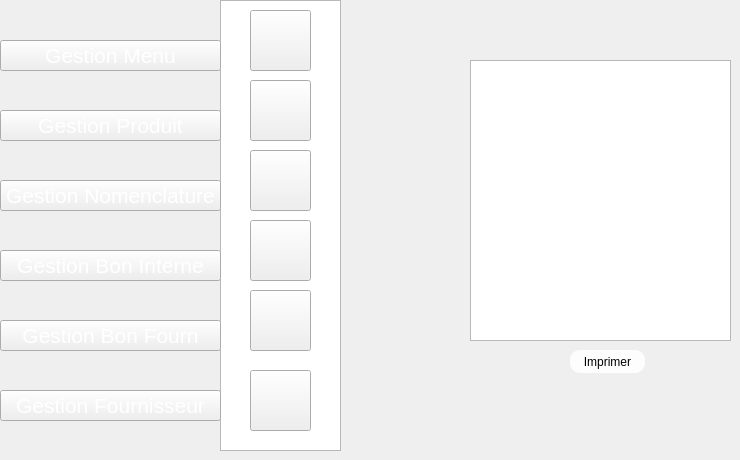
    <widget class="QWidget" name="page_47">
     <widget class="QPushButton" name="pushButton_559">
      <property name="geometry">
       <rect>
        <x>0</x>
        <y>180</y>
        <width>221</width>
        <height>31</height>
       </rect>
      </property>
      <property name="font">
       <font>
        <pointsize>16</pointsize>
        <weight>50</weight>
        <bold>false</bold>
       </font>
      </property>
      <property name="styleSheet">
       <string notr="true">color: rgb(255, 255, 255);

</string>
      </property>
      <property name="text">
       <string>Gestion Nomenclature</string>
      </property>
     </widget>
     <widget class="QPushButton" name="pushButton_560">
      <property name="geometry">
       <rect>
        <x>250</x>
        <y>220</y>
        <width>61</width>
        <height>61</height>
       </rect>
      </property>
      <property name="styleSheet">
       <string notr="true">image: url(:/new/prefix1/img/icon-supp2 (1).png);</string>
      </property>
      <property name="text">
       <string/>
      </property>
     </widget>
     <widget class="QPushButton" name="pushButton_562">
      <property name="geometry">
       <rect>
        <x>0</x>
        <y>40</y>
        <width>221</width>
        <height>31</height>
       </rect>
      </property>
      <property name="font">
       <font>
        <pointsize>16</pointsize>
        <weight>50</weight>
        <bold>false</bold>
       </font>
      </property>
      <property name="styleSheet">
       <string notr="true">color: rgb(255, 255, 255);

</string>
      </property>
      <property name="text">
       <string>Gestion Menu</string>
      </property>
     </widget>
     <widget class="QPushButton" name="pushButton_563">
      <property name="geometry">
       <rect>
        <x>250</x>
        <y>150</y>
        <width>61</width>
        <height>61</height>
       </rect>
      </property>
      <property name="styleSheet">
       <string notr="true">image: url(:/new/prefix1/img/icon-afficher2.png);</string>
      </property>
      <property name="text">
       <string/>
      </property>
     </widget>
     <widget class="QPushButton" name="pushButton_564">
      <property name="geometry">
       <rect>
        <x>250</x>
        <y>290</y>
        <width>61</width>
        <height>61</height>
       </rect>
      </property>
      <property name="styleSheet">
       <string notr="true">image: url(:/new/prefix1/img/8774.png);
image: url(:/new/prefix1/img/aa.png);</string>
      </property>
      <property name="text">
       <string/>
      </property>
     </widget>
     <widget class="QPushButton" name="pushButton_565">
      <property name="geometry">
       <rect>
        <x>0</x>
        <y>250</y>
        <width>221</width>
        <height>31</height>
       </rect>
      </property>
      <property name="font">
       <font>
        <pointsize>16</pointsize>
        <weight>50</weight>
        <bold>false</bold>
       </font>
      </property>
      <property name="styleSheet">
       <string notr="true">color: rgb(255, 255, 255);

</string>
      </property>
      <property name="text">
       <string>Gestion Bon Interne</string>
      </property>
     </widget>
     <widget class="QListView" name="listView_42">
      <property name="geometry">
       <rect>
        <x>220</x>
        <y>0</y>
        <width>121</width>
        <height>451</height>
       </rect>
      </property>
      <property name="styleSheet">
       <string notr="true">background-image: url(:/new/prefix1/img/selected.png);</string>
      </property>
     </widget>
     <widget class="QPushButton" name="pushButton_566">
      <property name="geometry">
       <rect>
        <x>250</x>
        <y>10</y>
        <width>61</width>
        <height>61</height>
       </rect>
      </property>
      <property name="styleSheet">
       <string notr="true">image: url(:/new/prefix1/img/icon-ajout2.png);
background-image: url(:/new/prefix1/img/bg.png);</string>
      </property>
      <property name="text">
       <string/>
      </property>
     </widget>
     <widget class="QPushButton" name="pushButton_567">
      <property name="geometry">
       <rect>
        <x>0</x>
        <y>110</y>
        <width>221</width>
        <height>31</height>
       </rect>
      </property>
      <property name="font">
       <font>
        <pointsize>16</pointsize>
        <weight>50</weight>
        <bold>false</bold>
       </font>
      </property>
      <property name="styleSheet">
       <string notr="true">color: rgb(255, 255, 255);

</string>
      </property>
      <property name="text">
       <string>Gestion Produit</string>
      </property>
     </widget>
     <widget class="QPushButton" name="pushButton_568">
      <property name="geometry">
       <rect>
        <x>250</x>
        <y>80</y>
        <width>61</width>
        <height>61</height>
       </rect>
      </property>
      <property name="styleSheet">
       <string notr="true">image: url(:/new/prefix1/img/icon-modif2 (1).png);</string>
      </property>
      <property name="text">
       <string/>
      </property>
     </widget>
     <widget class="QPushButton" name="pushButton_569">
      <property name="geometry">
       <rect>
        <x>0</x>
        <y>390</y>
        <width>221</width>
        <height>31</height>
       </rect>
      </property>
      <property name="font">
       <font>
        <pointsize>16</pointsize>
        <weight>50</weight>
        <bold>false</bold>
       </font>
      </property>
      <property name="styleSheet">
       <string notr="true">color: rgb(255, 255, 255);

</string>
      </property>
      <property name="text">
       <string>Gestion Fournisseur</string>
      </property>
     </widget>
     <widget class="QPushButton" name="pushButton_546">
      <property name="geometry">
       <rect>
        <x>0</x>
        <y>320</y>
        <width>221</width>
        <height>31</height>
       </rect>
      </property>
      <property name="font">
       <font>
        <pointsize>16</pointsize>
        <weight>50</weight>
        <bold>false</bold>
       </font>
      </property>
      <property name="styleSheet">
       <string notr="true">color: rgb(255, 255, 255);

</string>
      </property>
      <property name="text">
       <string>Gestion Bon Fourn</string>
      </property>
     </widget>
     <widget class="QTextEdit" name="imprimbf">
      <property name="geometry">
       <rect>
        <x>470</x>
        <y>60</y>
        <width>261</width>
        <height>281</height>
       </rect>
      </property>
     </widget>
     <widget class="QPushButton" name="pushButton_6">
      <property name="geometry">
       <rect>
        <x>570</x>
        <y>350</y>
        <width>75</width>
        <height>23</height>
       </rect>
      </property>
      <property name="styleSheet">
       <string notr="true">                                         border-radius: 10px;
background-color: rgb(253, 253, 253);
                                        
font: 9pt &quot;MS Reference Sans Serif&quot;;</string>
      </property>
      <property name="text">
       <string>Imprimer</string>
      </property>
     </widget>
     <widget class="QPushButton" name="pushButton_277">
      <property name="geometry">
       <rect>
        <x>250</x>
        <y>370</y>
        <width>61</width>
        <height>61</height>
       </rect>
      </property>
      <property name="styleSheet">
       <string notr="true">image: url(:/new/prefix1/img/icon-supp2 (1).png);
image: url(:/new/prefix1/img/facture.png);</string>
      </property>
      <property name="text">
       <string/>
      </property>
     </widget>
     <zorder>listView_42</zorder>
     <zorder>pushButton_559</zorder>
     <zorder>pushButton_560</zorder>
     <zorder>pushButton_562</zorder>
     <zorder>pushButton_563</zorder>
     <zorder>pushButton_564</zorder>
     <zorder>pushButton_565</zorder>
     <zorder>pushButton_566</zorder>
     <zorder>pushButton_567</zorder>
     <zorder>pushButton_568</zorder>
     <zorder>pushButton_569</zorder>
     <zorder>pushButton_546</zorder>
     <zorder>imprimbf</zorder>
     <zorder>pushButton_6</zorder>
     <zorder>pushButton_277</zorder>
    </widget>
